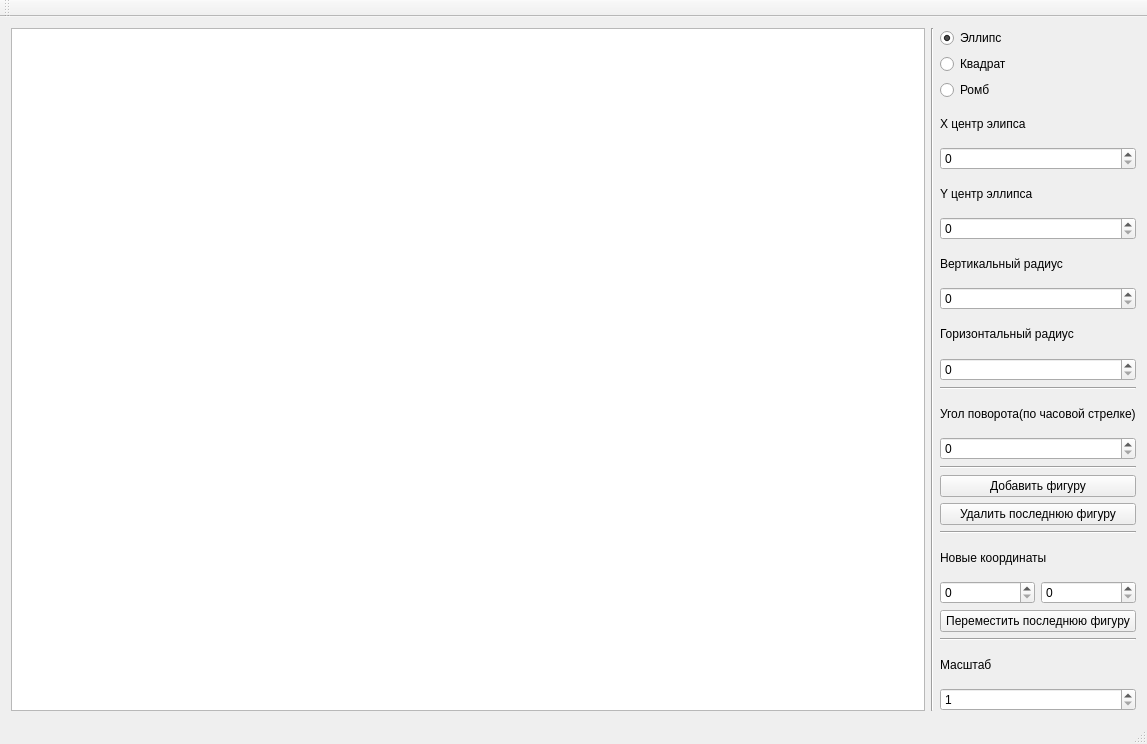
<?xml version="1.0" encoding="UTF-8"?>
<ui version="4.0">
 <class>MainWindow</class>
 <widget class="QMainWindow" name="MainWindow">
  <property name="geometry">
   <rect>
    <x>0</x>
    <y>0</y>
    <width>1147</width>
    <height>744</height>
   </rect>
  </property>
  <property name="sizePolicy">
   <sizepolicy hsizetype="Fixed" vsizetype="Fixed">
    <horstretch>0</horstretch>
    <verstretch>0</verstretch>
   </sizepolicy>
  </property>
  <property name="minimumSize">
   <size>
    <width>1147</width>
    <height>744</height>
   </size>
  </property>
  <property name="maximumSize">
   <size>
    <width>1147</width>
    <height>744</height>
   </size>
  </property>
  <property name="windowTitle">
   <string>Рисование на виртульных функциях</string>
  </property>
  <widget class="QWidget" name="centralWidget">
   <layout class="QHBoxLayout" name="horizontalLayout_2">
    <item>
     <widget class="QGraphicsView" name="graphicsView">
      <property name="enabled">
       <bool>true</bool>
      </property>
     </widget>
    </item>
    <item>
     <widget class="Line" name="line">
      <property name="orientation">
       <enum>Qt::Vertical</enum>
      </property>
     </widget>
    </item>
    <item>
     <layout class="QVBoxLayout" name="verticalLayout">
      <item>
       <widget class="QRadioButton" name="ellips_radioButton">
        <property name="text">
         <string>Эллипс</string>
        </property>
        <property name="checked">
         <bool>true</bool>
        </property>
       </widget>
      </item>
      <item>
       <widget class="QRadioButton" name="sqsare_radioButton">
        <property name="text">
         <string>Квадрат</string>
        </property>
        <property name="checked">
         <bool>false</bool>
        </property>
       </widget>
      </item>
      <item>
       <widget class="QRadioButton" name="rhomb_radioButton">
        <property name="text">
         <string>Ромб</string>
        </property>
       </widget>
      </item>
      <item>
       <widget class="QLabel" name="label_s1">
        <property name="maximumSize">
         <size>
          <width>16777215</width>
          <height>40</height>
         </size>
        </property>
        <property name="text">
         <string>X центр элипса</string>
        </property>
       </widget>
      </item>
      <item>
       <widget class="QSpinBox" name="x_centr_left"/>
      </item>
      <item>
       <widget class="QLabel" name="label_s2">
        <property name="maximumSize">
         <size>
          <width>16777215</width>
          <height>40</height>
         </size>
        </property>
        <property name="text">
         <string>Y центр эллипса</string>
        </property>
       </widget>
      </item>
      <item>
       <widget class="QSpinBox" name="y_centr_top"/>
      </item>
      <item>
       <widget class="QLabel" name="label_s3">
        <property name="maximumSize">
         <size>
          <width>16777215</width>
          <height>40</height>
         </size>
        </property>
        <property name="text">
         <string>Вертикальный радиус</string>
        </property>
       </widget>
      </item>
      <item>
       <widget class="QSpinBox" name="v_r_lenght"/>
      </item>
      <item>
       <widget class="QLabel" name="label_s4">
        <property name="maximumSize">
         <size>
          <width>16777215</width>
          <height>40</height>
         </size>
        </property>
        <property name="text">
         <string>Горизонтальный радиус</string>
        </property>
       </widget>
      </item>
      <item>
       <widget class="QSpinBox" name="h_r_height">
        <property name="enabled">
         <bool>true</bool>
        </property>
       </widget>
      </item>
      <item>
       <widget class="Line" name="line_4">
        <property name="orientation">
         <enum>Qt::Horizontal</enum>
        </property>
       </widget>
      </item>
      <item>
       <widget class="QLabel" name="label_6">
        <property name="maximumSize">
         <size>
          <width>16777215</width>
          <height>40</height>
         </size>
        </property>
        <property name="text">
         <string>Угол поворота(по часовой стрелке)</string>
        </property>
       </widget>
      </item>
      <item>
       <widget class="QSpinBox" name="angle_spinBox">
        <property name="maximum">
         <number>359</number>
        </property>
       </widget>
      </item>
      <item>
       <widget class="Line" name="line_3">
        <property name="orientation">
         <enum>Qt::Horizontal</enum>
        </property>
       </widget>
      </item>
      <item>
       <widget class="QPushButton" name="add_ellips">
        <property name="text">
         <string>Добавить фигуру</string>
        </property>
       </widget>
      </item>
      <item>
       <widget class="QPushButton" name="del_last">
        <property name="text">
         <string>Удалить последнюю фигуру</string>
        </property>
       </widget>
      </item>
      <item>
       <widget class="Line" name="line_2">
        <property name="orientation">
         <enum>Qt::Horizontal</enum>
        </property>
       </widget>
      </item>
      <item>
       <widget class="QLabel" name="label_7">
        <property name="maximumSize">
         <size>
          <width>16777215</width>
          <height>40</height>
         </size>
        </property>
        <property name="text">
         <string>Новые координаты</string>
        </property>
       </widget>
      </item>
      <item>
       <layout class="QHBoxLayout" name="horizontalLayout">
        <item>
         <widget class="QSpinBox" name="new_x"/>
        </item>
        <item>
         <widget class="QSpinBox" name="new_y"/>
        </item>
       </layout>
      </item>
      <item>
       <widget class="QPushButton" name="move_button">
        <property name="text">
         <string>Переместить последнюю фигуру</string>
        </property>
       </widget>
      </item>
      <item>
       <widget class="Line" name="line_5">
        <property name="orientation">
         <enum>Qt::Horizontal</enum>
        </property>
       </widget>
      </item>
      <item>
       <widget class="QLabel" name="label_5">
        <property name="maximumSize">
         <size>
          <width>16777215</width>
          <height>40</height>
         </size>
        </property>
        <property name="text">
         <string>Масштаб</string>
        </property>
       </widget>
      </item>
      <item>
       <widget class="QSpinBox" name="scale_spinBox">
        <property name="minimum">
         <number>1</number>
        </property>
        <property name="maximum">
         <number>10</number>
        </property>
       </widget>
      </item>
     </layout>
    </item>
   </layout>
  </widget>
  <widget class="QMenuBar" name="menuBar">
   <property name="geometry">
    <rect>
     <x>0</x>
     <y>0</y>
     <width>1147</width>
     <height>21</height>
    </rect>
   </property>
  </widget>
  <widget class="QToolBar" name="mainToolBar">
   <attribute name="toolBarArea">
    <enum>TopToolBarArea</enum>
   </attribute>
   <attribute name="toolBarBreak">
    <bool>false</bool>
   </attribute>
  </widget>
  <widget class="QStatusBar" name="statusBar"/>
 </widget>
 <layoutdefault spacing="6" margin="11"/>
 <resources/>
 <connections/>
</ui>
